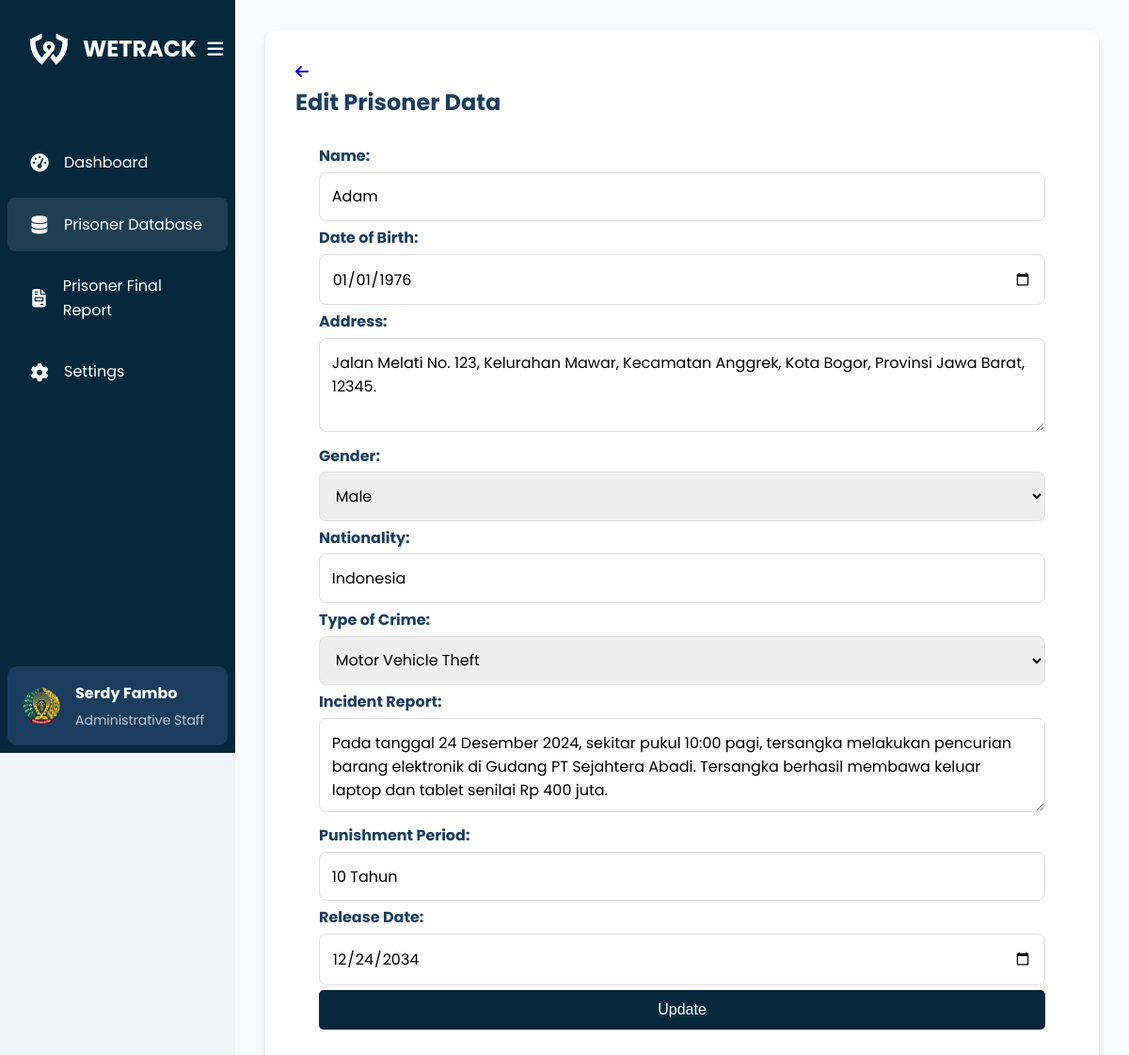
Page /lapas/pages/editNapi.php?id=20 on the earlier database version.
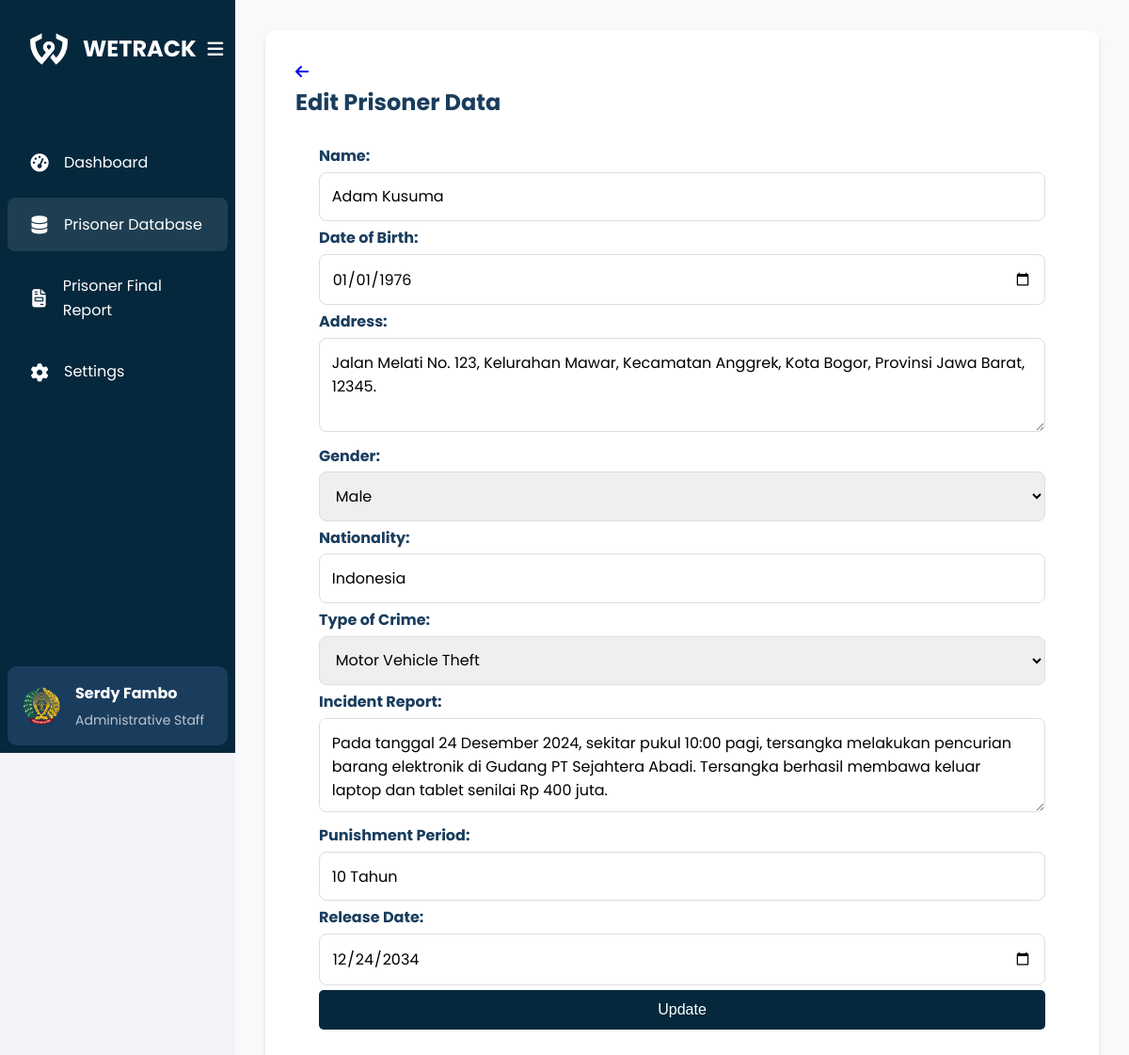
Same page on the later database version.
### tables this page shows
CREATE TABLE `mantan_narapidana` (
  `id` int(11) NOT NULL,
  `fileInput` varchar(255) DEFAULT NULL,
  `nik` varchar(20) DEFAULT NULL,
  `nrt` varchar(20) DEFAULT NULL,
  `nama` varchar(100) DEFAULT NULL,
  `dateBirth` date DEFAULT NULL,
  `address` text DEFAULT NULL,
  `gender` enum('male','female') DEFAULT NULL,
  `nationality` varchar(100) DEFAULT NULL,
  `crime` enum('TwA','Ot','Fraud','Assault','NO','Embezzlement','MvT','Robbery','Brawling') DEFAULT NULL,
  `case` text DEFAULT NULL,
  `punishment` varchar(100) DEFAULT NULL,
  `releaseDate` date DEFAULT NULL,
  `report` text DEFAULT NULL,
  `action` tinyint(1) DEFAULT NULL COMMENT '1 for accept, 0 for reject',
  `created_at` timestamp NOT NULL DEFAULT current_timestamp(),
  `prisoner_type` enum('houseArrest','cityPrisoner') DEFAULT NULL,
  `geofence_type` enum('houseArrest','cityPrisoner') DEFAULT NULL,
  `geofence_radius` float DEFAULT NULL,
  `geofence_lat` decimal(10,8) DEFAULT NULL,
  `geofence_lng` decimal(11,8) DEFAULT NULL,
  `geofence_city_district` varchar(100) DEFAULT NULL,
  `radiusFence` float DEFAULT NULL,
  `centerLat` float DEFAULT NULL,
  `centerLng` float DEFAULT NULL,
  `city_district` varchar(100) DEFAULT NULL,
  `last_login` timestamp NOT NULL DEFAULT current_timestamp() ON UPDATE current_timestamp()
);

### lapas/pages/editNapi.php (the view, shortened to what the changed rows need)
<?php
require __DIR__ . '/../../config/connection.php';
if ($_SERVER["REQUEST_METHOD"] == "POST") {
    $id = $_POST['id'];
    $nama = $_POST['nama'];
    $dateBirth = $_POST['dateBirth'];
    $address = $_POST['address'];
    $gender = $_POST['gender'];
    $nationality = $_POST['nationality'];
    $crime = $_POST['crime'];
    $case = $_POST['case'];
    $punishment = $_POST['punishment'];
    $releaseDate = $_POST['releaseDate'];
    $sql = "UPDATE mantan_narapidana SET
            nama = ?,
            dateBirth = ?,
            address = ?,
            gender = ?,
            nationality = ?,
            crime = ?,
            `case` = ?,
            punishment = ?,
            releaseDate = ?
            WHERE id = ?";
    $stmt = $conn->prepare($sql);
    $stmt->bind_param("sssssssssi", $nama, $dateBirth, $address, $gender, $nationality, $crime, $case, $punishment, $releaseDate, $id);
    if ($stmt->execute()) {
        echo "<script>alert('Record updated successfully'); window.location.href='dataNapi.php?id=$id';</script>";
    } else {
        echo "Error updating record: " . $conn->error;
    }
    $stmt->close();
} else {
    if (isset($_GET['id'])) {
        $id = $_GET['id'];
        $result = mysqli_query($conn, "SELECT * FROM mantan_narapidana WHERE id = $id");
        $row = mysqli_fetch_assoc($result);
    } else {
        header("Location: data.php");
        exit();
    }
}
?>
<!DOCTYPE html>
<html lang="en">
<head>
    <link rel="stylesheet" href="/wetrack/Lapas/css/dataNapi.css">
    <link rel="stylesheet" href="https://cdnjs.cloudflare.com/ajax/libs/font-awesome/6.4.0/css/all.min.css">
</head>
<body>
    <div class="container">
        <aside class="sidebar">
            <div class="sidebar-header">
                <div class="logo">
                    <h1 class="logo-text">WETRACK</h1>
                </div>
            </div>
            <div class="user-profile">
                <div class="user-info">
                    <h2>Serdy Fambo</h2>
                </div>
            </div>
        </aside>
        <main class="content">
            <div class="profile-card">
                <h2>Edit Prisoner Data</h2>
                <form class="edit-form" method="POST" action="<?php echo $_SERVER['PHP_SELF']; ?>">
                    <label for="nama">Name:</label>
                    <input type="text" id="nama" name="nama" value="<?php echo $row['nama']; ?>" required>
                    <label for="dateBirth">Date of Birth:</label>
                    <input type="date" id="dateBirth" name="dateBirth" value="<?php echo $row['dateBirth']; ?>" required>
                    <label for="address">Address:</label>
                    <textarea id="address" name="address" required><?php echo $row['address']; ?></textarea>
                    <label for="gender">Gender:</label>
                    <select id="gender" name="gender" required>
                        <option value="male" <?php echo ($row['gender'] == 'male') ? 'selected' : ''; ?>>Male</option>
                    </select>
                    <label for="nationality">Nationality:</label>
                    <input type="text" id="nationality" name="nationality" value="<?php echo $row['nationality']; ?>" required>
                    <label for="crime">Type of Crime:</label>
                    <select id="crime" name="crime" required>
                        <option value="MvT" <?php echo ($row['crime'] == 'MvT') ? 'selected' : ''; ?>>Motor Vehicle Theft</option>
                    </select>
                    <label for="case">Incident Report:</label>
                    <textarea id="case" name="case" required><?php echo $row['case']; ?></textarea>
                    <label for="punishment">Punishment Period:</label>
                    <input type="text" id="punishment" name="punishment" value="<?php echo $row['punishment']; ?>" required>
                    <label for="releaseDate">Release Date:</label>
                    <input type="date" id="releaseDate" name="releaseDate" value="<?php echo $row['releaseDate']; ?>" required>
                    <button type="submit">Update</button>
                </form>
            </div>
        </main>
    </div>
</body>
</html>

Differences in the rows shown:
changed mantan_narapidana "Male": nama "Adam" → "Adam Kusuma"
